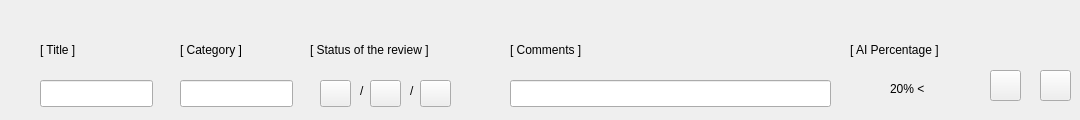
        <widget class="QWidget" name="ReveiwT_2">
         <attribute name="icon">
          <iconset theme="QIcon::ThemeIcon::AppointmentSoon"/>
         </attribute>
         <attribute name="title">
          <string>Review status</string>
         </attribute>
         <widget class="QLabel" name="label_47">
          <property name="geometry">
           <rect>
            <x>40</x>
            <y>40</y>
            <width>61</width>
            <height>19</height>
           </rect>
          </property>
          <property name="text">
           <string>[ Title ]   </string>
          </property>
         </widget>
         <widget class="QLabel" name="label_48">
          <property name="geometry">
           <rect>
            <x>310</x>
            <y>40</y>
            <width>171</width>
            <height>19</height>
           </rect>
          </property>
          <property name="text">
           <string>[ Status of the review ]</string>
          </property>
         </widget>
         <widget class="QLabel" name="label_49">
          <property name="geometry">
           <rect>
            <x>180</x>
            <y>40</y>
            <width>91</width>
            <height>19</height>
           </rect>
          </property>
          <property name="text">
           <string>[ Category ]</string>
          </property>
         </widget>
         <widget class="QLabel" name="label_50">
          <property name="geometry">
           <rect>
            <x>510</x>
            <y>40</y>
            <width>111</width>
            <height>19</height>
           </rect>
          </property>
          <property name="text">
           <string>[ Comments ]</string>
          </property>
         </widget>
         <widget class="QLineEdit" name="lineEdit_15">
          <property name="geometry">
           <rect>
            <x>180</x>
            <y>80</y>
            <width>113</width>
            <height>27</height>
           </rect>
          </property>
         </widget>
         <widget class="QLineEdit" name="lineEdit_17">
          <property name="geometry">
           <rect>
            <x>40</x>
            <y>80</y>
            <width>113</width>
            <height>27</height>
           </rect>
          </property>
         </widget>
         <widget class="QLabel" name="label_51">
          <property name="geometry">
           <rect>
            <x>410</x>
            <y>70</y>
            <width>21</width>
            <height>41</height>
           </rect>
          </property>
          <property name="text">
           <string>/</string>
          </property>
         </widget>
         <widget class="QPushButton" name="approve_2">
          <property name="geometry">
           <rect>
            <x>320</x>
            <y>80</y>
            <width>31</width>
            <height>27</height>
           </rect>
          </property>
          <property name="text">
           <string/>
          </property>
          <property name="icon">
           <iconset>
            <normaloff>icons/thumbs-up.svg</normaloff>icons/thumbs-up.svg</iconset>
          </property>
         </widget>
         <widget class="QPushButton" name="pending_2">
          <property name="geometry">
           <rect>
            <x>370</x>
            <y>80</y>
            <width>31</width>
            <height>27</height>
           </rect>
          </property>
          <property name="text">
           <string/>
          </property>
          <property name="icon">
           <iconset>
            <normaloff>icons/clock.svg</normaloff>icons/clock.svg</iconset>
          </property>
         </widget>
         <widget class="QLabel" name="label_52">
          <property name="geometry">
           <rect>
            <x>360</x>
            <y>70</y>
            <width>21</width>
            <height>41</height>
           </rect>
          </property>
          <property name="text">
           <string>/</string>
          </property>
         </widget>
         <widget class="QPushButton" name="denied_2">
          <property name="geometry">
           <rect>
            <x>420</x>
            <y>80</y>
            <width>31</width>
            <height>27</height>
           </rect>
          </property>
          <property name="text">
           <string/>
          </property>
          <property name="icon">
           <iconset>
            <normaloff>icons/x.svg</normaloff>icons/x.svg</iconset>
          </property>
         </widget>
         <widget class="QLineEdit" name="lineEdit_18">
          <property name="geometry">
           <rect>
            <x>510</x>
            <y>80</y>
            <width>321</width>
            <height>27</height>
           </rect>
          </property>
         </widget>
         <widget class="QPushButton" name="pushButton_11">
          <property name="geometry">
           <rect>
            <x>1040</x>
            <y>70</y>
            <width>31</width>
            <height>31</height>
           </rect>
          </property>
          <property name="text">
           <string/>
          </property>
          <property name="icon">
           <iconset>
            <normaloff>icons/trash-2.svg</normaloff>icons/trash-2.svg</iconset>
          </property>
         </widget>
         <widget class="QPushButton" name="pushButton_12">
          <property name="geometry">
           <rect>
            <x>990</x>
            <y>70</y>
            <width>31</width>
            <height>31</height>
           </rect>
          </property>
          <property name="text">
           <string/>
          </property>
          <property name="icon">
           <iconset>
            <normaloff>icons/edit.svg</normaloff>icons/edit.svg</iconset>
          </property>
         </widget>
         <widget class="QLabel" name="label_53">
          <property name="geometry">
           <rect>
            <x>850</x>
            <y>40</y>
            <width>131</width>
            <height>19</height>
           </rect>
          </property>
          <property name="text">
           <string>[ AI Percentage ]</string>
          </property>
         </widget>
         <widget class="QLabel" name="label_54">
          <property name="geometry">
           <rect>
            <x>890</x>
            <y>80</y>
            <width>70</width>
            <height>19</height>
           </rect>
          </property>
          <property name="text">
           <string>20% &lt;</string>
          </property>
         </widget>
        </widget>
